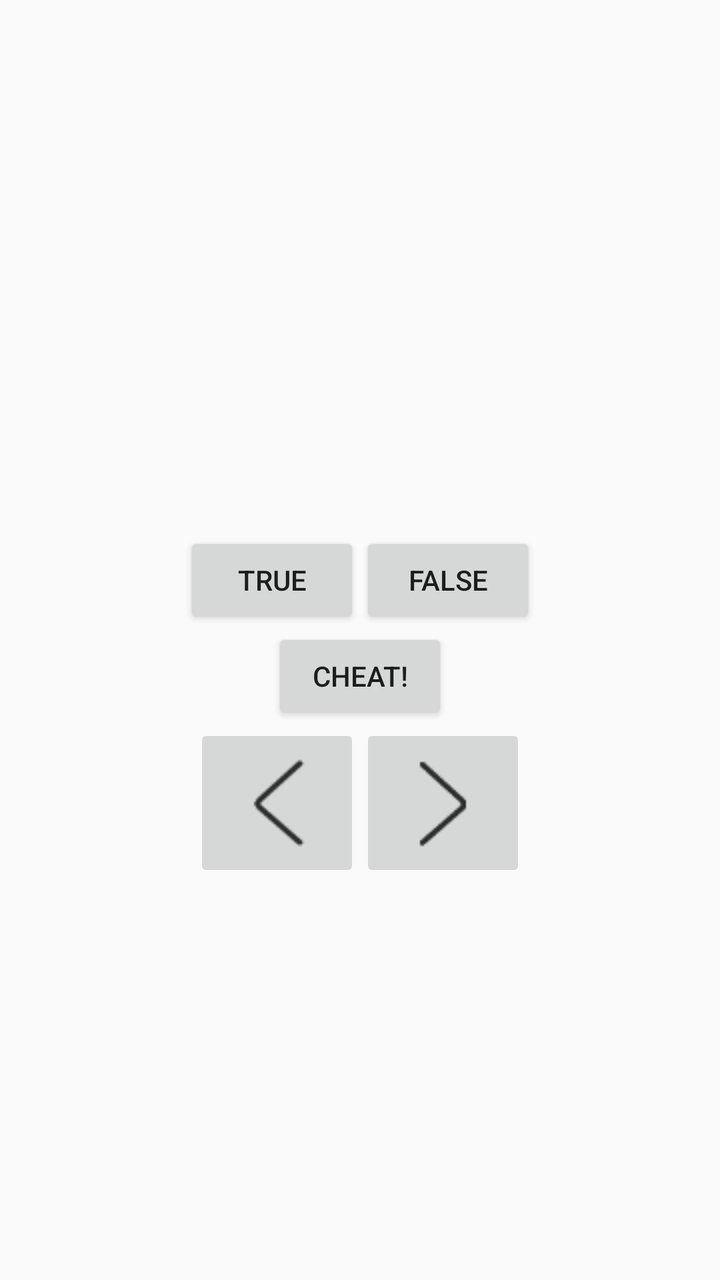
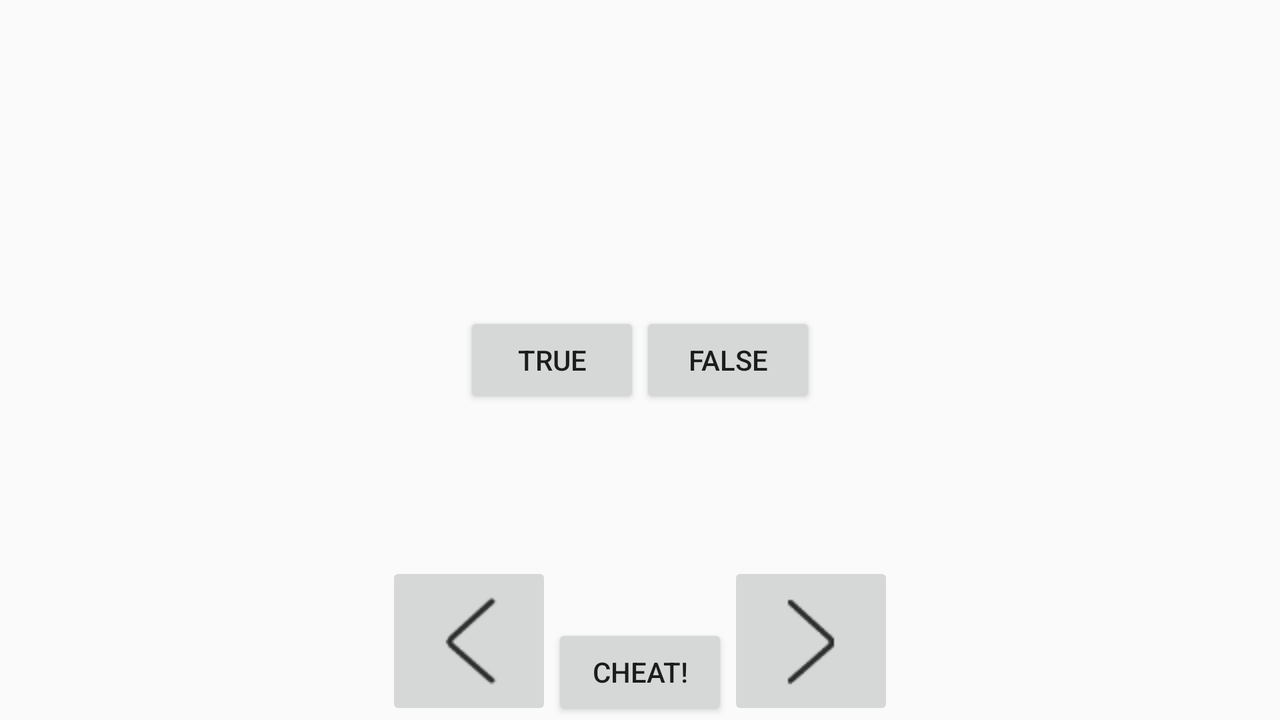

The same Android screen from two of the app's own layout files: first res/layout/ as a phone draws it, then the repository's variant for another configuration, drawn on a device whose configuration selects that folder. Both files follow.
<!-- AndroidManifest.xml: application theme AppTheme -->
<!-- res/layout/activity_main.xml -->
<?xml version="1.0" encoding="utf-8"?>
<LinearLayout xmlns:android="http://schemas.android.com/apk/res/android"
    android:layout_width="match_parent"
    android:layout_height="match_parent"
    android:gravity="center"
    android:orientation="vertical" >

    <TextView
        android:id="@+id/question_text_view"
        android:layout_width="wrap_content"
        android:layout_height="wrap_content"
        android:padding="24dp" />

    <LinearLayout
        android:layout_width="wrap_content"
        android:layout_height="wrap_content"
        android:orientation="horizontal" >

        <Button
            android:id="@+id/true_button"
            android:layout_width="wrap_content"
            android:layout_height="wrap_content"
            android:text="@string/true_button" />

        <Button
            android:id="@+id/false_button"
            android:layout_width="wrap_content"
            android:layout_height="wrap_content"
            android:text="@string/false_button" />

    </LinearLayout>

    <Button
        android:id="@+id/cheat_button"
        android:layout_width="wrap_content"
        android:layout_height="wrap_content"
        android:text="@string/cheat_button"/>



    <LinearLayout
        android:layout_width="wrap_content"
        android:layout_height="wrap_content"
        android:orientation="horizontal" >

        <ImageButton
            android:id="@+id/prev_button"
            android:contentDescription="@string/previous_button"
            android:layout_width="wrap_content"
            android:layout_height="wrap_content"
            android:src="@drawable/arrow_left" />

        <ImageButton
            android:id="@+id/next_button"
            android:contentDescription="@string/next_button"
            android:layout_width="wrap_content"
            android:layout_height="wrap_content"
            android:src="@drawable/arrow_right" />

    </LinearLayout>


</LinearLayout>
<!-- resources referenced by this layout -->
<resources>
  <!-- drawable arrow_left: png bitmap (drawable, 1269 bytes) -->
  <!-- drawable arrow_right: png bitmap (drawable, 1130 bytes) -->
  <string name="cheat_button">Cheat!</string>
  <string name="false_button">False</string>
  <string name="next_button">Next</string>
  <string name="previous_button">Previous</string>
  <string name="true_button">True</string>
  <style name="AppTheme" parent="Theme.AppCompat.Light.DarkActionBar">
          
          <item name="colorPrimary">@color/colorPrimary</item>
          <item name="colorPrimaryDark">@color/colorPrimaryDark</item>
          <item name="colorAccent">@color/colorAccent</item>
      </style>
</resources>
<!-- res/layout-land/activity_main.xml (the repository's variant of the layout above) -->
<!-- drawn on the phone turned sideways -->
<?xml version="1.0" encoding="utf-8"?>
<FrameLayout xmlns:android="http://schemas.android.com/apk/res/android"
    android:layout_width="match_parent"
    android:layout_height="match_parent">

    <TextView
        android:id="@+id/question_text_view"
        android:layout_width="wrap_content"
        android:layout_height="wrap_content"
        android:layout_gravity="center_horizontal"
        android:padding="24dp" />

    <LinearLayout
        android:layout_width="wrap_content"
        android:layout_height="wrap_content"
        android:layout_gravity="center_vertical|center_horizontal"
        android:orientation="horizontal" >

        <Button
            android:id="@+id/true_button"
            android:layout_width="wrap_content"
            android:layout_height="wrap_content"
            android:text="@string/true_button" />

        <Button
            android:id="@+id/false_button"
            android:layout_width="wrap_content"
            android:layout_height="wrap_content"
            android:text="@string/false_button" />

    </LinearLayout>

    <LinearLayout
        android:layout_width="wrap_content"
        android:layout_height="wrap_content"
        android:layout_gravity="bottom|center_horizontal"
        android:orientation="horizontal" >

        <ImageButton
            android:id="@+id/prev_button"
            android:contentDescription="@string/previous_button"
            android:layout_width="wrap_content"
            android:layout_height="wrap_content"
            android:layout_gravity="bottom|left"
            android:src="@drawable/arrow_left" />

        <Button
            android:id="@+id/cheat_button"
            android:layout_width="wrap_content"
            android:layout_height="wrap_content"
            android:layout_gravity="bottom|center"
            android:text="@string/cheat_button"/>

        <ImageButton
            android:id="@+id/next_button"
            android:contentDescription="@string/next_button"
            android:layout_width="wrap_content"
            android:layout_height="wrap_content"
            android:layout_gravity="bottom|right"
            android:src="@drawable/arrow_right" />

    </LinearLayout>


</FrameLayout>
